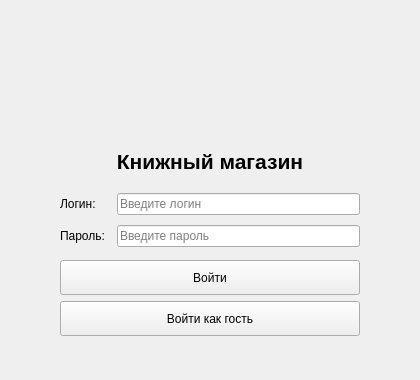
<?xml version="1.0" encoding="UTF-8"?>
<ui version="4.0">
 <class>LoginWindow</class>
 <widget class="QWidget" name="LoginWindow">
  <property name="geometry">
   <rect><x>0</x><y>0</y><width>420</width><height>380</height></rect>
  </property>
  <property name="windowTitle">
   <string>Авторизация — Книжный магазин</string>
  </property>
  <property name="minimumSize">
   <size><width>420</width><height>380</height></size>
  </property>
  <layout class="QVBoxLayout" name="main_layout">
   <property name="leftMargin"><number>60</number></property>
   <property name="rightMargin"><number>60</number></property>
   <item>
    <spacer name="top_spacer">
     <property name="orientation"><enum>Qt::Vertical</enum></property>
     <property name="sizeHint" stdset="0">
      <size><width>20</width><height>40</height></size>
     </property>
    </spacer>
   </item>
   <item>
    <widget class="QLabel" name="logo_label">
     <property name="minimumSize">
      <size><width>100</width><height>100</height></size>
     </property>
     <property name="alignment">
      <set>Qt::AlignCenter</set>
     </property>
     <property name="text">
      <string/>
     </property>
    </widget>
   </item>
   <item>
    <widget class="QLabel" name="title_label">
     <property name="text">
      <string>Книжный магазин</string>
     </property>
     <property name="alignment">
      <set>Qt::AlignCenter</set>
     </property>
     <property name="font">
      <font>
       <pointsize>16</pointsize>
       <bold>true</bold>
      </font>
     </property>
    </widget>
   </item>
   <item>
    <spacer name="mid_spacer">
     <property name="orientation"><enum>Qt::Vertical</enum></property>
     <property name="sizeHint" stdset="0">
      <size><width>20</width><height>20</height></size>
     </property>
    </spacer>
   </item>
   <item>
    <layout class="QFormLayout" name="form_layout">
     <property name="horizontalSpacing"><number>12</number></property>
     <property name="verticalSpacing"><number>10</number></property>
     <item row="0" column="0">
      <widget class="QLabel" name="login_label">
       <property name="text"><string>Логин:</string></property>
      </widget>
     </item>
     <item row="0" column="1">
      <widget class="QLineEdit" name="login_input">
       <property name="placeholderText"><string>Введите логин</string></property>
      </widget>
     </item>
     <item row="1" column="0">
      <widget class="QLabel" name="password_label">
       <property name="text"><string>Пароль:</string></property>
      </widget>
     </item>
     <item row="1" column="1">
      <widget class="QLineEdit" name="password_input">
       <property name="echoMode"><enum>QLineEdit::Password</enum></property>
       <property name="placeholderText"><string>Введите пароль</string></property>
      </widget>
     </item>
    </layout>
   </item>
   <item>
    <spacer name="btn_spacer">
     <property name="orientation"><enum>Qt::Vertical</enum></property>
     <property name="sizeHint" stdset="0">
      <size><width>20</width><height>15</height></size>
     </property>
    </spacer>
   </item>
   <item>
    <widget class="QPushButton" name="login_button">
     <property name="text"><string>Войти</string></property>
     <property name="minimumSize">
      <size><width>0</width><height>35</height></size>
     </property>
    </widget>
   </item>
   <item>
    <widget class="QPushButton" name="guest_button">
     <property name="text"><string>Войти как гость</string></property>
     <property name="minimumSize">
      <size><width>0</width><height>35</height></size>
     </property>
    </widget>
   </item>
   <item>
    <spacer name="bottom_spacer">
     <property name="orientation"><enum>Qt::Vertical</enum></property>
     <property name="sizeHint" stdset="0">
      <size><width>20</width><height>40</height></size>
     </property>
    </spacer>
   </item>
  </layout>
 </widget>
 <resources/>
 <connections/>
</ui>
